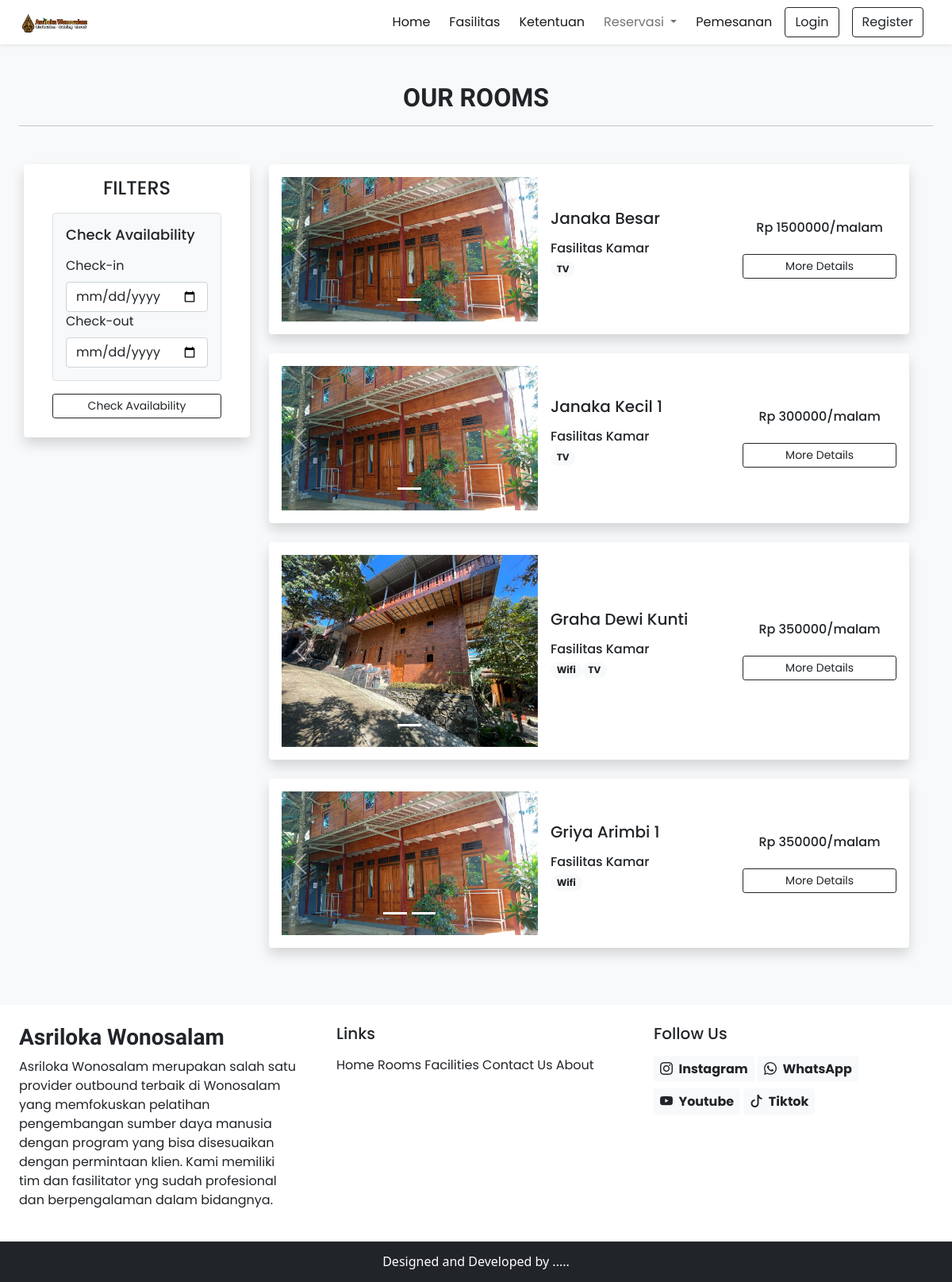
The page /rooms.php on the database its author committed.
### tables this page shows
CREATE TABLE `room` (
  `id` int(11) NOT NULL,
  `name` varchar(191) NOT NULL,
  `description` varchar(191) DEFAULT NULL,
  `price` double NOT NULL,
  `rating` double NOT NULL DEFAULT 0,
  `isReady` tinyint(1) NOT NULL DEFAULT 0,
  `picture` varchar(191) DEFAULT NULL
);

CREATE TABLE `picture` (
  `id` int(11) NOT NULL,
  `name` varchar(191) DEFAULT NULL
);

### app/core/Database.php (called while the page is built, shortened)
<?php
class Database
{
    private $host = DB_HOST;
    private $db_name = DB_NAME;
    public function __construct()
    {
        $dsn = 'mysql:host=' . $this->host . ';dbname=' . $this->db_name;
        $option = [
            PDO::ATTR_PERSISTENT => true,
            PDO::ATTR_ERRMODE => PDO::ERRMODE_EXCEPTION
        ];
    }
}

### lib/db.php (called while the page is built, shortened)
<?php
function select($sql, $values, $datatypes)
{
    $conn = $GLOBALS['conn'];
    $auth['success'] = true;
    if ($auth['success']) {
        if ($stmt = mysqli_prepare($conn, $sql)) {
            mysqli_stmt_bind_param($stmt, $datatypes, ...$values);
            if (mysqli_stmt_execute($stmt)) {
                $res = mysqli_stmt_get_result($stmt);
                return $res;
            } else {
                mysqli_stmt_close($stmt);
                die("Query cannot be executed - Select");
            }
        } else {
            die("Query cannot be prepared - Select");
        }
    } else {
        die("Unauthorized User");
    }
}
?>

### rooms.php (the view, shortened to what this page needs)
<!DOCTYPE html>
<html lang="en">
<head>
    <link rel="stylesheet" href="https://cdn.jsdelivr.net/npm/bootstrap@4.0.0/dist/css/bootstrap.min.css"
>
    <?php require('inc/links.php'); ?>
</head>
<body class="bg-light">
    <?php require('inc/header.php'); ?>
    <div class="my-5 px-4">
        <h2 class="fw-bold h-font text-center">OUR ROOMS</h2>
        <hr>
    </div>
    <div class="container">
        <div class="row">
            <div class="col-lg-3 col-md-12 mb-lg-0 mb-4 px-lg-0">
                <nav class="navbar navbar-expand-lg navbar-light bg-white rounded shadow">
                    <div class="container-fluid flex-lg-column align-items-sretch mb-3">
                        <h4 class="mt-2">FILTERS</h4>
                        <form action="rooms" method="POST">
                            <div class="collapse navbar-collapse flex-column align-items-stretch mt-2"
                                id="filterDropdown">
                                <div class="border bg-light p-3 rounded mb-3">
                                    <h5 class="mb-3" style="font-size: 18px;">Check Availability</h5>
                                    <label for="check_in" class="form-label">Check-in</label> <input type="date"
                                        class="form-control shadow-none" id="check_in" name="check_in">
                                    <label for="check_out" class="form-label">Check-out</label>
                                    <input type="date" class="form-control shadow-none" id="check_out" name="check_out">
                                </div>
                            </div>
                            <button type="submit" class="btn btn-sm w-100 btn-outline-dark shadow-none">Check
                                Availability</button>
                        </form>
                    </div>
                </nav>
            </div>
            <div class="col-lg-9 col-md-12 px-4">
                <?php
                $sql = "SELECT * FROM room";
                $res = mysqli_query($conn, $sql);
                $room = [];
                while ($row = mysqli_fetch_assoc($res)) {
                    $room[] = $row;
                }
                foreach ($room as $key => $value) {
                    $sql = "SELECT * FROM facilityonroom WHERE roomId = ?";
                    $res = select($sql, [$value['id']], 'i');
                    while ($row = mysqli_fetch_assoc($res)) {
                        $facility[] = $row;
                    }
                    $room[$key]['facility'] = $facility;
                    $facility = [];
                }
                foreach ($room as $key => $value) {
                    foreach ($value['facility'] as $k => $v) {
                        $sql = "SELECT * FROM facility WHERE id = ?";
                        $res = select($sql, [$v['facilityId']], 'i');
                        while ($row = mysqli_fetch_assoc($res)) {
                            $facility[] = $row;
                        }
                    }
                    $room[$key]['facility'] = $facility;
                    $facility = [];
                }
                foreach ($room as $key => $value) {
                    $sql = "SELECT * FROM pictureonroom WHERE roomId = ?";
                    $res = select($sql, [$value['id']], 'i');
                    while ($row = mysqli_fetch_assoc($res)) {
                        $picture[] = $row;
                    }
                    $room[$key]['picture'] = $picture;
                    $picture = [];
                }
                foreach ($room as $key => $value) {
                    foreach ($value['picture'] as $k => $v) {
                        $sql = "SELECT * FROM picture WHERE id = ?";
                        $res = select($sql, [$v['pictureId']], 'i');
                        while ($row = mysqli_fetch_assoc($res)) {
                            $picture[] = $row;
                        }
                    }
                    $room[$key]['pictures'] = $picture;
                    $picture = [];
                }
                foreach ($room as $key => $value) {
                    $html = "<div class='card mb-4 border-0 shadow'>";
                    $html .= "<div class='row g-0 p-3 align-items-center'>";
                    $html .= "<div class='col-md-5 mb-lg-0 mb-md-0 mb-3'>";
                    $html .= "<div id='carousel$value[id]' class='carousel slide'>";
                    $html .= "<div class='carousel-indicators'>";
                    for ($i = 0; $i < count($value['pictures']); $i++) {
                        $html .= "<button type='button' data-bs-target='#carousel$value[id]' data-bs-slide-to='$i' class='active' aria-current='true' aria-label='Slide $i'></button>";
                    }
                    $html .= "</div>";
                    $html .= "<div class='carousel-inner'>";
                    foreach ($value['pictures'] as $i => $picture) {
                        $html .= "<div class='carousel-item ";
                        $html .= ($i === 0) ? 'active' : '';
                        $html .= "'>";
                        $html .= "<img src='assets/images/room/$picture[name]' class='d-block w-100' alt='...'>";
                        $html .= "</div>";
                    }
                    $html .= "</div>";
                    $html .= "<button class='carousel-control-prev' type='button' data-bs-target='#carousel$value[id]' data-bs-slide='prev'>";
                    $html .= "<span class='carousel-control-prev-icon' aria-hidden='true'></span>";
                    $html .= "<span class='visually-hidden'>Previous</span>";
                    $html .= "</button>";
                    $html .= "<button class='carousel-control-next' type='button' data-bs-target='#carousel$value[id]' data-bs-slide='next'>";
                    $html .= "<span class='carousel-control-next-icon' aria-hidden='true'></span>";
                    $html .= "<span class='visually-hidden'>Next</span>";
                    $html .= "</button>";
                    $html .= "</div>";
                    $html .= "</div>";
                    $html .= "<div class='col-md-4 px-lg-3 px-md-3 px-0'>";
                    $html .= "<h5 class='mb-3'>$value[name]</h5>";
                    $html .= "<div class='facilities mb-3'>";
                    $html .= "<h6 class='mb-1'>Fasilitas Kamar</h6>";
                    for ($i = 0; $i < count($value['facility']); $i++) {
                        $html .= "<span class='badge rounded-pill bg-light text-dark text-wrap'>";
                        $html .= $value['facility'][$i]['name'];
                        $html .= "</span>";
                    }
                    $html .= "</div>";
                    $html .= "</div>";
                    $html .= "<div class='col-md-3 text-center'>";
                    $html .= "<h6 class='mb-4'>Rp $value[price]/malam</h6>";
                    $html .= "<a href='details?type=room&id=$value[id]
                    ' class='btn btn-sm w-100 btn-outline-dark shadow-none'>More Details</a>";
                    $html .= "</div>";
                    $html .= "</div>";
                    $html .= "</div>";
                    echo $html;
                }
                ?>
            </div>
        </div>
    </div>
    <?php require('inc/footer.php'); ?>
</body>
</html>

### assets/css/common.css (style rules this page uses)
:root { --teal: #2ec1ac; --teal_hover: #279e8c; }
* { font-family: "Poppins", sans-serif; }
.h-font { font-family: "Merienda", cursive; }

### rows shown on the page
room: name "Janaka Besar", value "TV", price "1500000"
picture: name (picture)
room: name "Janaka Kecil 1", value "TV", price "300000"
room: name "Graha Dewi Kunti", value "Wifi", value "TV", price "350000"
picture: name (picture)
room: name "Griya Arimbi 1", value "Wifi", price "350000"
